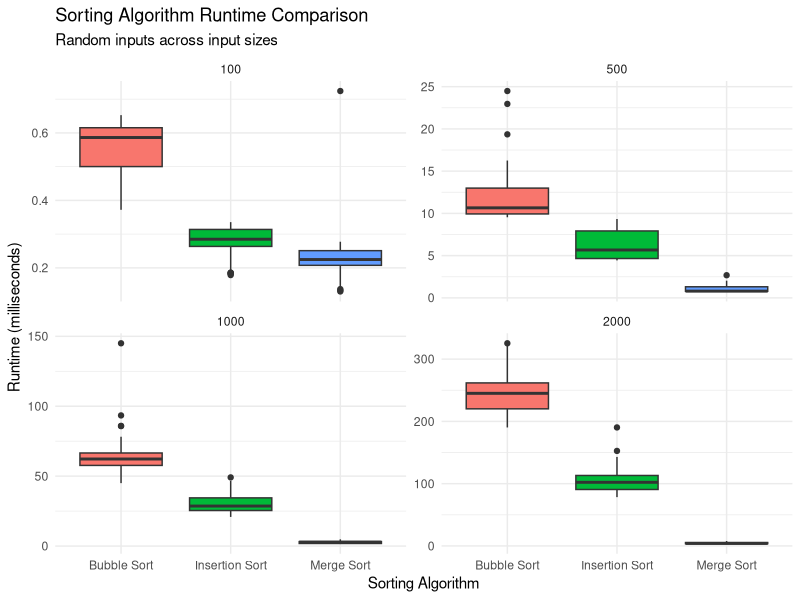
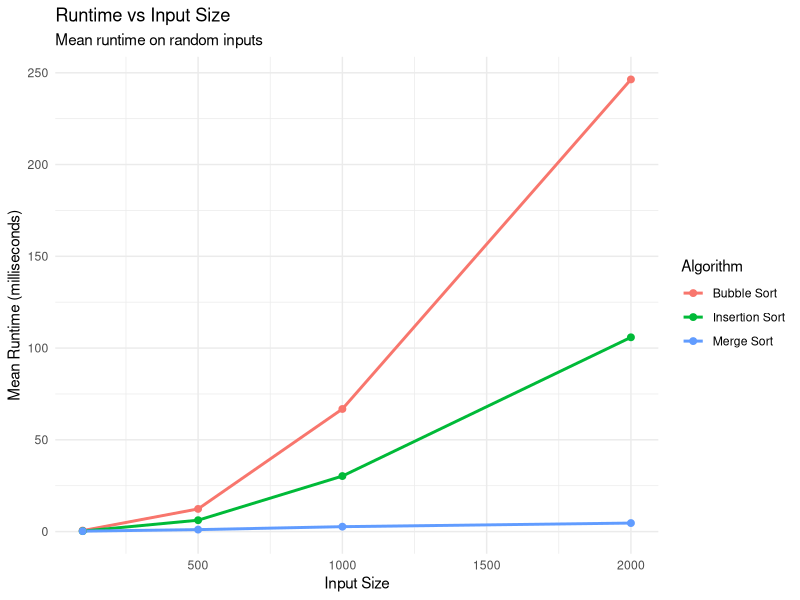
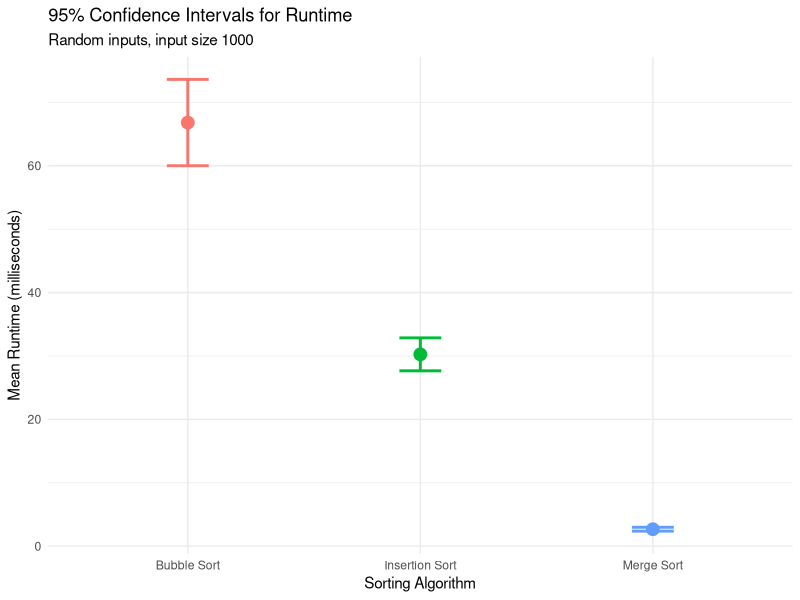
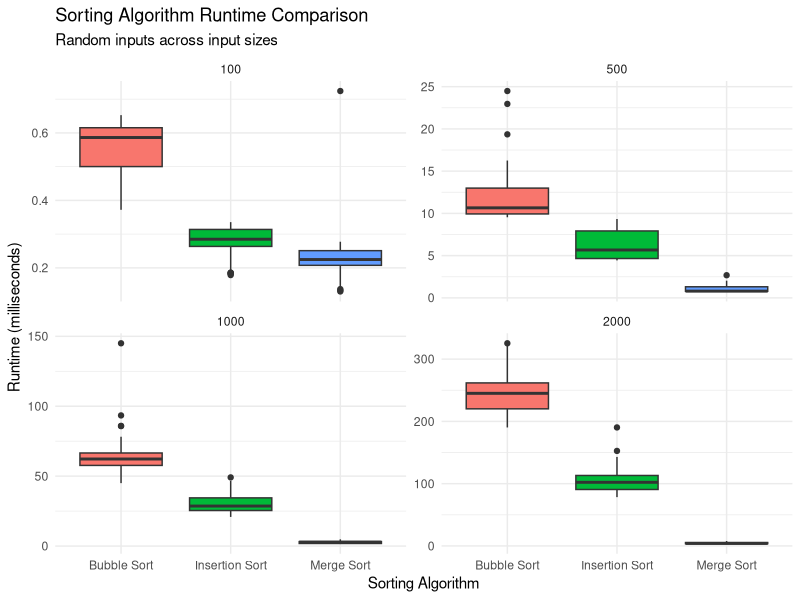
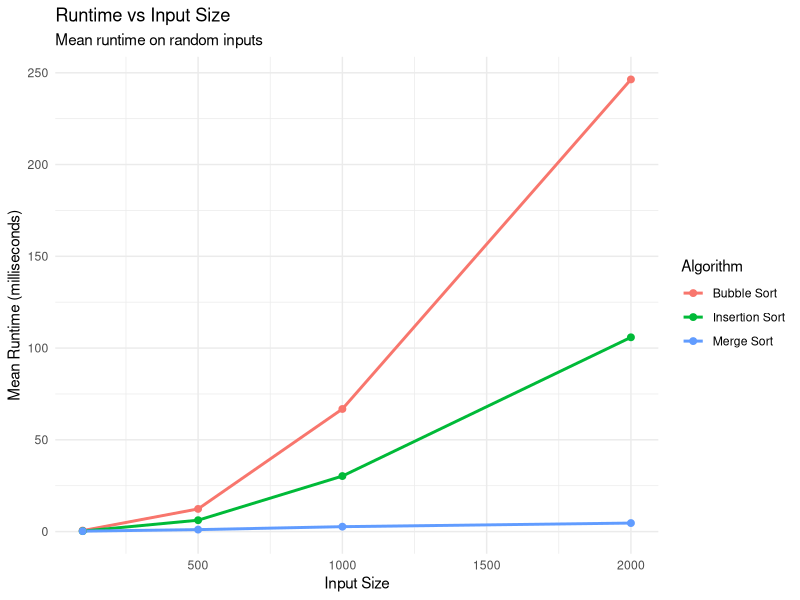
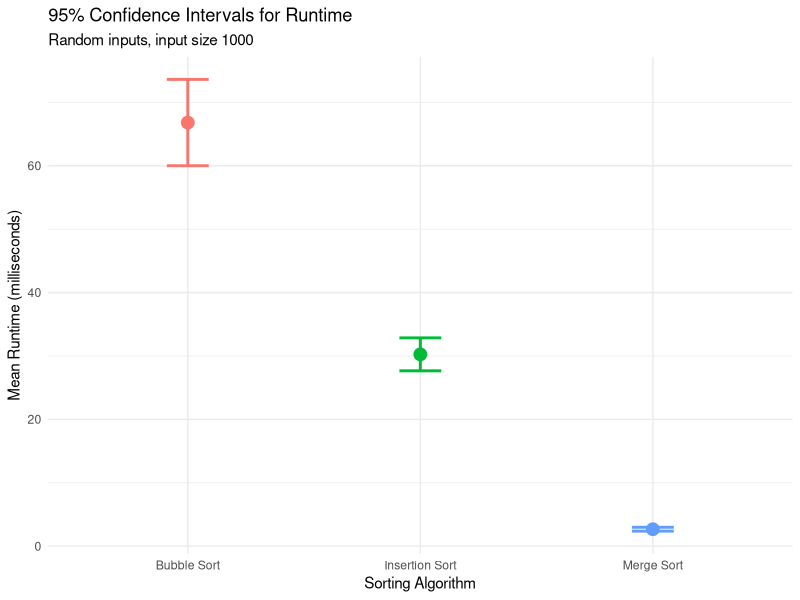

These charts were generated, in order, by the following R code:

# ============================================================
# PROJECT: Statistical Comparison of Sorting Algorithms
# ============================================================

#Load required libraries
library(dplyr)
library(ggplot2)

#Import Python-generated benchmark data
bench <- read.csv("results/benchmark_results.csv")

#Inspect and validate the data
cat("Total observations:", nrow(bench), "\n")
print(head(bench))
print(names(bench))
print(dim(bench))
print(str(bench))

cat("\nCorrectness validation:\n")
print(table(bench$correct))

cat("\nMissing values:\n")
print(colSums(is.na(bench)))

# Convert columns to appropriate types
bench$algorithm <- factor(bench$algorithm)
bench$input_type <- factor(bench$input_type)
bench$correct <- tolower(bench$correct) == "true"

#Calculate descriptive statistics
summary_stats <- bench %>%
  group_by(algorithm, input_size, input_type) %>%
  summarise(
    trials = n(),
    mean_seconds = mean(runtime_seconds),
    median_seconds = median(runtime_seconds),
    variance = var(runtime_seconds),
    sd_seconds = sd(runtime_seconds),
    .groups = "drop"
  )

print(summary_stats)

#Create output folders
dir.create("outputs/figures",
           recursive = TRUE, showWarnings = FALSE)
dir.create("outputs/tables",
           recursive = TRUE, showWarnings = FALSE)

# Save summary table
write.csv(
  summary_stats,
  "outputs/tables/review1_summary.csv",
  row.names = FALSE
)

#Box plot for random inputs
random_data <- subset(bench, input_type == "random")

p_box <- ggplot(
  random_data,
  aes(x = algorithm,
      y = runtime_seconds * 1000,
      fill = algorithm)
) +
  geom_boxplot() +
  facet_wrap(~input_size, scales = "free_y") +
  labs(
    title = "Sorting Algorithm Runtime Comparison",
    subtitle = "Random inputs across input sizes",
    x = "Sorting Algorithm",
    y = "Runtime (milliseconds)"
  ) +
  theme_minimal() +
  theme(legend.position = "none")

print(p_box)

ggsave(
  "outputs/figures/review1_boxplot.png",
  plot = p_box,
  width = 12,
  height = 7,
  dpi = 300
)

#Runtime versus input size
mean_runtime <- aggregate(
  runtime_seconds ~ algorithm + input_size,
  data = random_data,
  FUN = mean
)

p_runtime <- ggplot(
  mean_runtime,
  aes(x = input_size,
      y = runtime_seconds * 1000,
      color = algorithm,
      group = algorithm)
) +
  geom_line(linewidth = 1) +
  geom_point(size = 2) +
  labs(
    title = "Runtime vs Input Size",
    subtitle = "Mean runtime on random inputs",
    x = "Input Size",
    y = "Mean Runtime (milliseconds)",
    color = "Algorithm"
  ) +
  theme_minimal()

print(p_runtime)

ggsave(
  "outputs/figures/runtime_vs_input_size_review1.png",
  plot = p_runtime,
  width = 12,
  height = 7,
  dpi = 300
)

#95% confidence intervals
# Fixed condition: random inputs, input size 1000
ci_data <- subset(
  bench,
  input_size == 1000 & input_type == "random"
)

ci_results <- ci_data %>%
  group_by(algorithm) %>%
  summarise(
    n = n(),
    mean_seconds = mean(runtime_seconds),
    sd_seconds = sd(runtime_seconds),
    .groups = "drop"
  ) %>%
  mutate(
    standard_error = sd_seconds / sqrt(n),
    margin_error = qt(0.975, df = n - 1) * standard_error,
    lower_95 = mean_seconds - margin_error,
    upper_95 = mean_seconds + margin_error,
    mean_ms = mean_seconds * 1000,
    lower_95_ms = lower_95 * 1000,
    upper_95_ms = upper_95 * 1000
  )

print(ci_results)

write.csv(
  ci_results,
  "outputs/tables/confidence_intervals_review1.csv",
  row.names = FALSE
)

#Confidence interval plot
p_ci <- ggplot(
  ci_results,
  aes(x = algorithm, y = mean_ms, color = algorithm)
) +
  geom_point(size = 4) +
  geom_errorbar(
    aes(ymin = lower_95_ms, ymax = upper_95_ms),
    width = 0.18,
    linewidth = 1
  ) +
  labs(
    title = "95% Confidence Intervals for Runtime",
    subtitle = "Random inputs, input size 1000",
    x = "Sorting Algorithm",
    y = "Mean Runtime (milliseconds)"
  ) +
  theme_minimal() +
  theme(legend.position = "none")

print(p_ci)

ggsave(
  "outputs/figures/confidence_intervals_review1.png",
  plot = p_ci,
  width = 10,
  height = 6,
  dpi = 300
)

#Verify saved outputs
cat("\nSaved figures:\n")
print(list.files("outputs/figures"))

cat("\nSaved tables:\n")
print(list.files("outputs/tables"))

cat("\ndemonstration completed successfully.\n")
